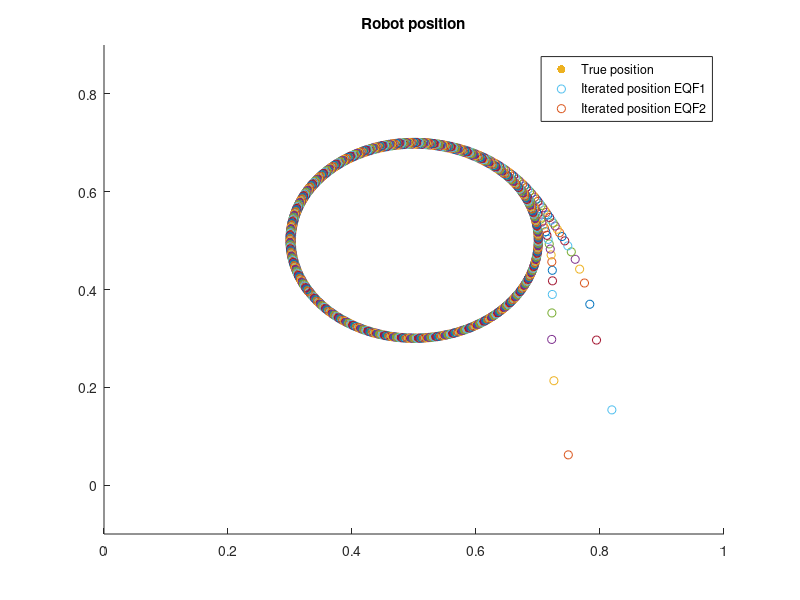

Recreate this plot in MATLAB.
load('EqF_variables')

hold on
axis([0 1 -0.1 0.9])

%Plot true position of robot
for i=1:iter-1
    x_ttrue=Pose(1:3,4*i);
    scatter(x_ttrue(1),x_ttrue(2), 'filled','red','HandleVisibility','off')
    pause(.001)
end

x_ttrue=Pose(1:3,4*iter);
scatter(x_ttrue(1),x_ttrue(2),'filled', 'red','DisplayName','True position')

%%% EQF1 %%%
%Plot iterated position of robot
for i= 1:iter-1
    scatter(x_hat_eqf1(1,i),x_hat_eqf1(2,i),'blue','HandleVisibility','off')
    pause(.001)
end

scatter(x_hat_eqf1(1,iter),x_hat_eqf1(2,iter),'blue','DisplayName','Iterated position EQF1')

%%% EQF2 %%%
%Plot iterated position of robot
for i= 1:iter-1
    scatter(x_hat_eqf2(1,i),x_hat_eqf2(2,i),'green','HandleVisibility','off')
    pause(.001)
end

scatter(x_hat_eqf2(1,iter),x_hat_eqf2(2,iter),'green','DisplayName','Iterated position EQF2')


title('Robot position')
hold off
legend